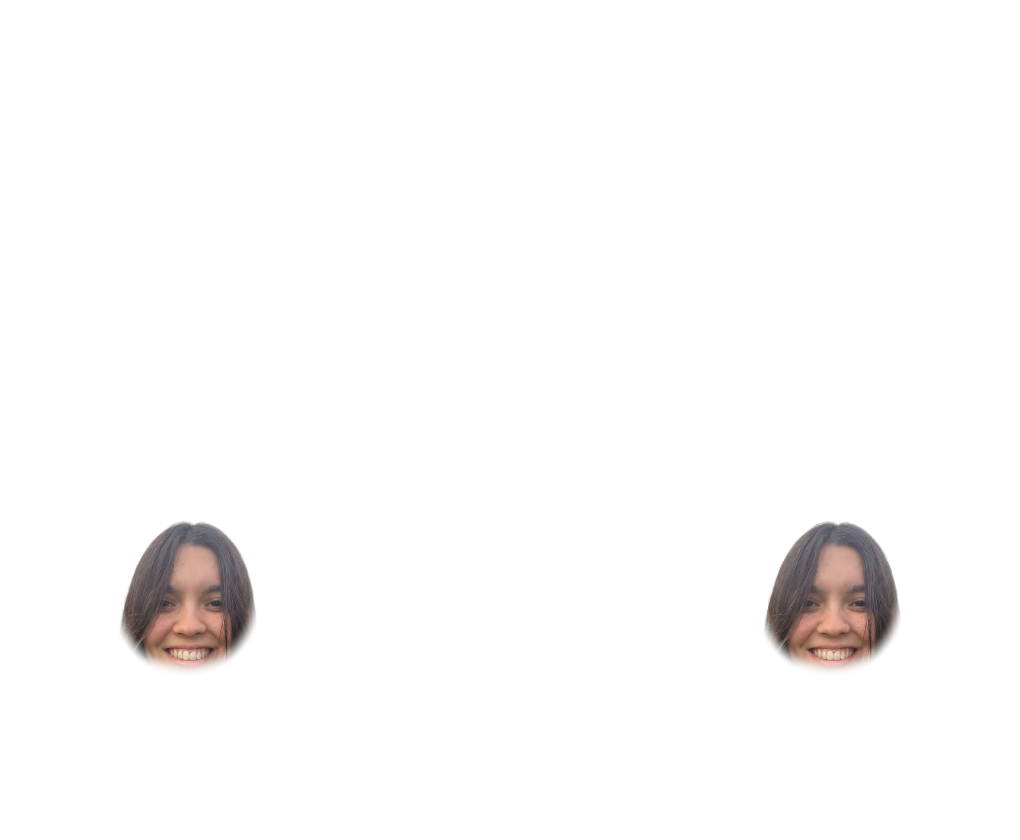
#> input picture print/A_socks.png, 5100 x 4200 px (shown at 1/5 size)
$ python -i fase3_render.py   (imports and definitions only)
#> lines starting #> are read from the running program, lines starting #| are printed output that depends on the picture
import sys; sys.path.insert(0,"/tmp/claude-0/-home-user-outputclaude/85985d80-c67e-5fa8-a067-f42ebe7f77ad/scratchpad")
import numpy as np, cv2
from PIL import Image
from comp import *
which=sys.argv[1]; k=float(sys.argv[2]); sfx=sys.argv[3]; dst=sys.argv[4]   # sfx: base file suffix; dst: output dir/prefix
def crop(p,box=None):
#> called with p = '../print/A_socks.png'
    im=Image.open(p).convert("RGBA")
#> im is the input picture: PIL image 5100x4200 RGBA; mean R, G, B, A 5.3, 4.2, 4, 8.7
    if box: im=im.crop(box)
    bb=im.getchannel("A").getbbox(); return np.array(im.crop(bb)).astype(np.float32)/255
#> after `bb = im.getchannel('A').getbbox()`: bb = (592, 2604, 4508, 3384)
#> after `return np.array(im.crop(bb)).astype(np.float32) / 255`:
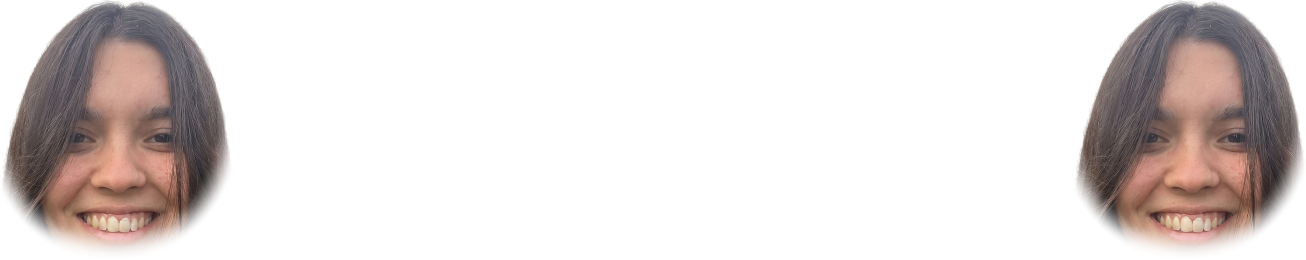
#> returned value: shape (780, 3916, 4) float32 (shown at 1/3 size); mean of channels 0, 1, 2, 3 0.145, 0.117, 0.109, 0.239; transparent parts drawn white
FRONT_OK=lambda x,y: (((y<1560)&(x>720)&(x<1230))|((y>1440)&(y<1620)&((x<720)|(x>1120)))|(y>2350))
SOCKS_OK=lambda x,y: (y>900)&(y<1130)
BACK_OK=lambda x,y: (y<640)|(y>1600)
# [1 line that did not run here, left out]
# [1 line that did not run here, left out]
def bp(n): return f"{B}/base_{n}.png" if sfx=="1x" else f"{B}/up_{n}.jpg"
# [20 lines not run here, left out]

>>> result = crop('../print/A_socks.png')
